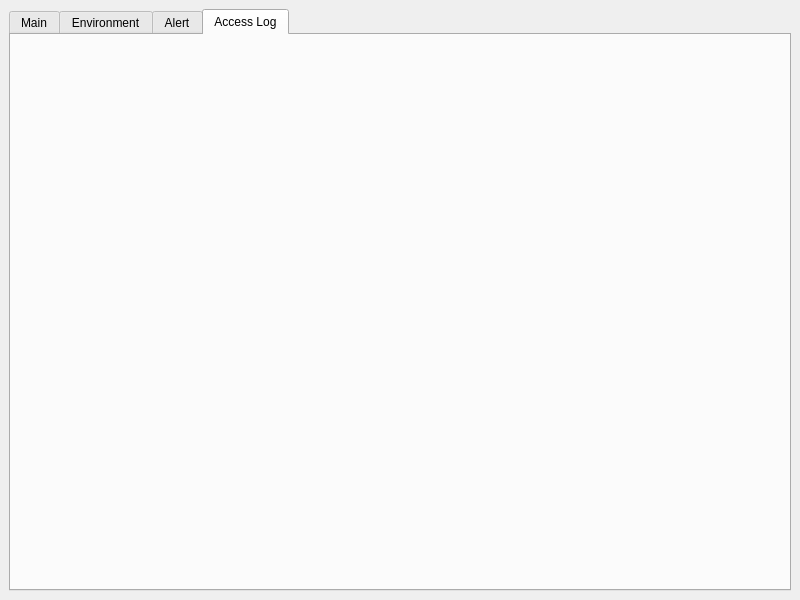
<?xml version="1.0" encoding="UTF-8"?>
<ui version="4.0">
 <class>MainWindow</class>
 <widget class="QMainWindow" name="MainWindow">
  <property name="geometry">
   <rect>
    <x>0</x>
    <y>0</y>
    <width>800</width>
    <height>600</height>
   </rect>
  </property>
  <property name="windowTitle">
   <string>MainWindow</string>
  </property>
  <widget class="QWidget" name="centralwidget">
   <layout class="QVBoxLayout" name="verticalLayout">
    <item>
     <widget class="QTabWidget" name="pTabWidget">
      <property name="currentIndex">
       <number>3</number>
      </property>
      <widget class="QWidget" name="pTabMain">
       <attribute name="title">
        <string>Main</string>
       </attribute>
      </widget>
      <widget class="QWidget" name="pTabEnv">
       <attribute name="title">
        <string>Environment</string>
       </attribute>
      </widget>
      <widget class="QWidget" name="pTabAlert">
       <attribute name="title">
        <string>Alert</string>
       </attribute>
      </widget>
      <widget class="QWidget" name="pTabAccess">
       <attribute name="title">
        <string>Access Log</string>
       </attribute>
      </widget>
     </widget>
    </item>
   </layout>
  </widget>
 </widget>
 <resources/>
 <connections/>
</ui>
